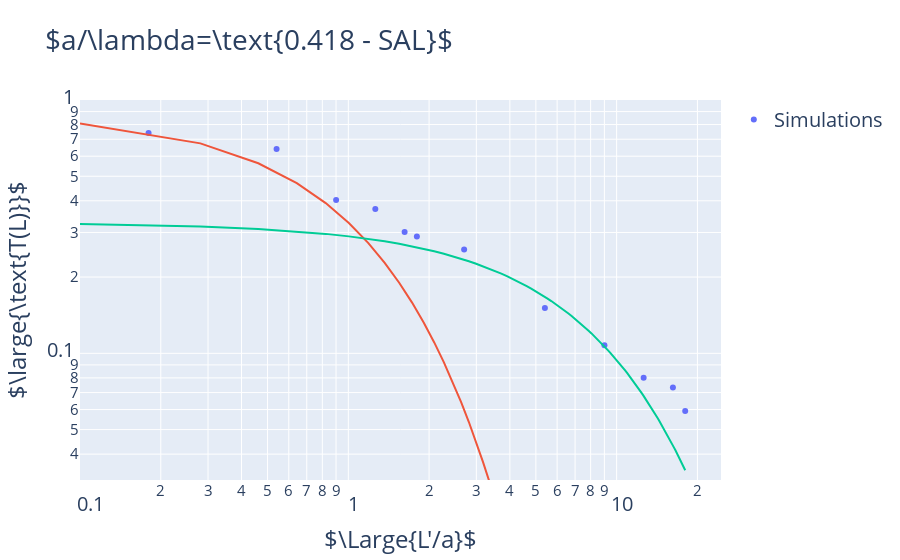
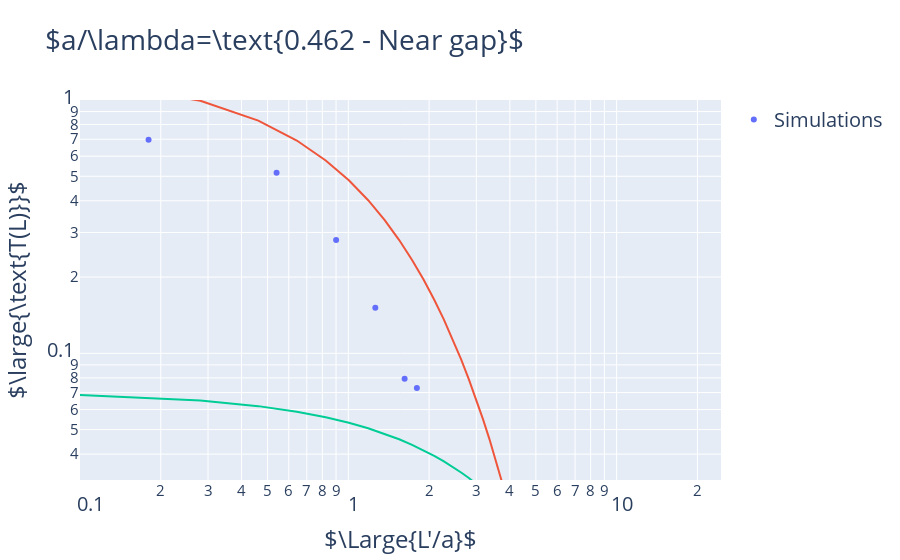
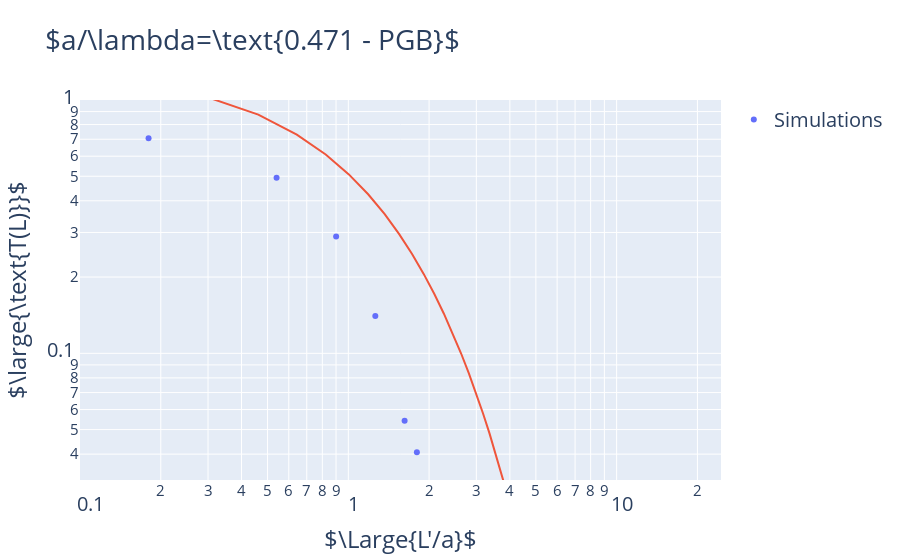

These figures' notebook cell, in order:
### Code cell
frequencies_labels = np.array(["SAL","Near gap","PGB"])
l = [1.12,0.76,0.72]
xi = [8,3.6,5.1]
T0 = [1.,0.22,0.055]
z0 = 3.25


for j, nu in enumerate(frequencies_check):
    fig = go.Figure()
    Ls = np.linspace(0.1,18.01,100)
    fig.add_trace(go.Scatter(x=np.array(slices)*18.01, y=np.array(transmission_total_l)[:,j],
                                    mode='markers'
                                    ,showlegend =True,name="Simulations"
                            ))
    fig.add_trace(go.Scatter(x=Ls, y=np.exp(-Ls)/(l[j]),
                                    mode='lines'
                                    ,showlegend =False,name="Theory -Ballistic Component"
                            ))
    
    fig.add_trace(go.Scatter(x=Ls, y=Td(Ls,T0[j],xi[j],l[j]),
                                    mode='lines'
                                    ,showlegend =False,name="Theory - Localized Component"
                            ))
    
    
    
    
    
   
    if not os.path.exists(store_path):
            os.makedirs(store_path)
            print(f"Folder '{store_path}' created successfully.")
      
      

    fig.update_yaxes(type="log")
    fig.update_xaxes(type="log")
    fig.update_layout(
                title=dict(text=f'$a/\lambda=\\text{{{nu} - {frequencies_labels[j]}}}$'),
                xaxis_title=r"$\Large{L'/a}$",
                yaxis_title=r'$\large{\text{T(L)}}$',
                yaxis_range=[-1.5,0],
                font=dict(size=20),
                yaxis = dict(
                    showexponent = 'all',
                    exponentformat = 'e'
                    )
                
                )
    fig.write_image(f'{store_path}/T(L)_Monitor_Right_nu_{nu}-{frequencies_labels[j]}.png',format="png", engine="kaleido")
    fig.show()
